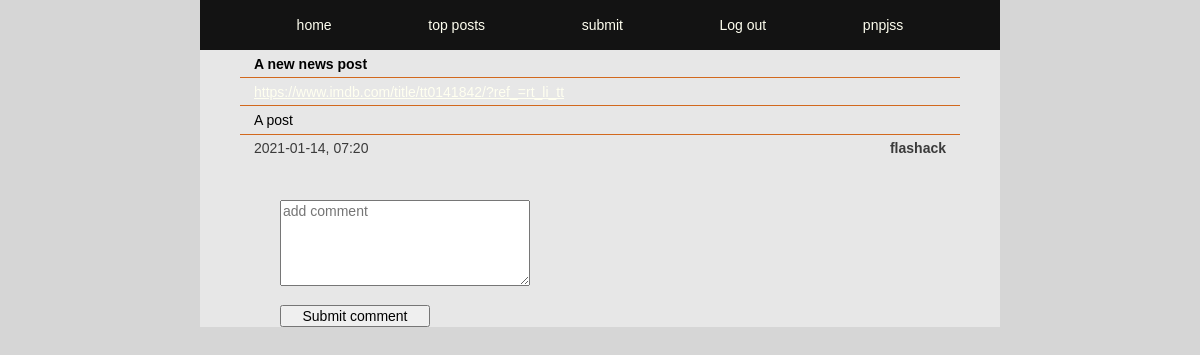
Screenshot of /comments.php?id=52&title=A new news post (signed in) with the database file from the repository.
### tables this page shows
CREATE TABLE posts (
id INTEGER PRIMARY KEY AUTOINCREMENT,
title TEXT,
user_id INTEGER,
url TEXT,
description TEXT,
post_date DATETIME);

CREATE TABLE users (
id INTEGER PRIMARY KEY AUTOINCREMENT,
username TEXT NOT NULL UNIQUE,
email TEXT NOT NULL UNIQUE,
firstname TEXT NOT NULL,
lastname TEXT NOT NULL,
passwd TEXT NOT NULL, 
biography TEXT, 
avatar TEXT);

### app/functions.php (called while the page is built, shortened)
<?php
function getPost($pdo, $postId)
{
    $statement = $pdo->query('SELECT posts.*, users.username FROM posts INNER JOIN users ON posts.user_id = users.id WHERE posts.id = :id');
    $statement->BindParam(':id', $postId, PDO::PARAM_INT);
    $statement->execute();
    $post = $statement->fetch(PDO::FETCH_ASSOC);
    return $post;
}

### comments.php (the view, shortened to what this page needs)
<?php
require __DIR__ . ('/app/autoload.php');
require __DIR__ . ('/app/views/header.php');
require __DIR__ . ('/app/views/nav.php');
$postId = $_GET['id'];
if (isset($_GET['id'])) {
    $post = getPost($pdo, $postId);
}
?>
<main>
    <section>
        <div class="comments-postitem">
            <div class="title">
                <h1><?php echo $post['title']; ?></h1>
            </div>
            <div class="url"><a href="<?php echo $post['url']; ?>"><?php echo $post['url']; ?></a></div>
            <div class="description">
                <p><?php echo $post['description']; ?></p>
            </div>
            <div class="postinfo">
                <p><?= $post['post_date']; ?></p>
                <b><?= $post['username']; ?></b>
            </div>
        </div>
        <div class="add-comment">
            <form action="comments.php?id=<?= $postId; ?>" method="post">
                <textarea name="comment" id="comment" cols="50" rows="5" placeholder="add comment" maxheight="200" maxlength="200"></textarea>
                <span class="comment-span"></span>
                <button type="text"> Submit comment </button>
            </form>
        </div>
    </section>
</main>
<?php require __DIR__ . ('/app/views/nav.php'); ?>

### app/assets/style.css (style rules this page uses)
* { box-sizing: border-box; margin: 0; font-family: Verdana, Geneva, Tahoma, sans-serif, Arial, Teko-regular; font-size: 14px; }
body { width: 100%; display: flex; justify-content: center; min-height: 100vh; width: 100%; position: absolute; margin-left: auto; margin-right: auto; background-color: rgb(214, 214, 214); }
a { color :ivory; }
main { display: flex; justify-content: center; height: 100%; width: 100%; background-color: #4e463a; max-width: 800px; }
section { display: flex; justify-content: center; width: 100% ; max-width: 800px; min-height:100% ; margin-top: 50px; background-color: rgb(231, 231, 231); flex-wrap: wrap; }

### app/assets/comments.css (style rules this page uses)
.comments-postitem { display: flex; flex-wrap: wrap; width: 90%; height:fit-content; word-wrap: break-word; border-top: 0; }
.comments-postitem > .title, .description, .url, .postinfo { padding: 0.4rem 0rem 0.4rem; }
.comments-postitem .title { width: 100%; height: auto; padding-left: 1rem; border-bottom: 1px solid chocolate; }
.comments-postitem .description { width: 100%; height: auto; padding-left: 1rem; border-bottom: 1px solid chocolate; }
.comments-postitem .url { width: 100%; height: auto; padding-left: 1rem; border-bottom: 1px solid chocolate; overflow: hidden; text-overflow: ellipsis; white-space: nowrap; }
.comments-postitem .postinfo { display: flex; justify-content: space-between; width: 100%; height: 1.2rem; padding-left: 1rem; padding-right: 1rem; margin-bottom: 2rem; font-size: 14px; color: rgb(59, 59, 59); }
.comment-span { display: flex; justify-content: center; align-items: center; width: 100%; height: 2px; background-color: rgb(231, 231, 231); }
.add-comment { display: flex; width: 90%; max-width: 800px; margin-left: 10%; justify-content: flex-start; }
.add-comment textarea { width: 250px; }
.add-comment button { width: 150px; margin-top: 1rem; }

### rows the page displays
posts: title "A new news post", url "https://www.imdb.com/title/tt0141842/?ref_=rt_li_tt", description "A post", post_date "2021-01-14, 07:20", user.username "flashack"

### other values shown
$_SESSION['user']['username'] "pnpjss"
